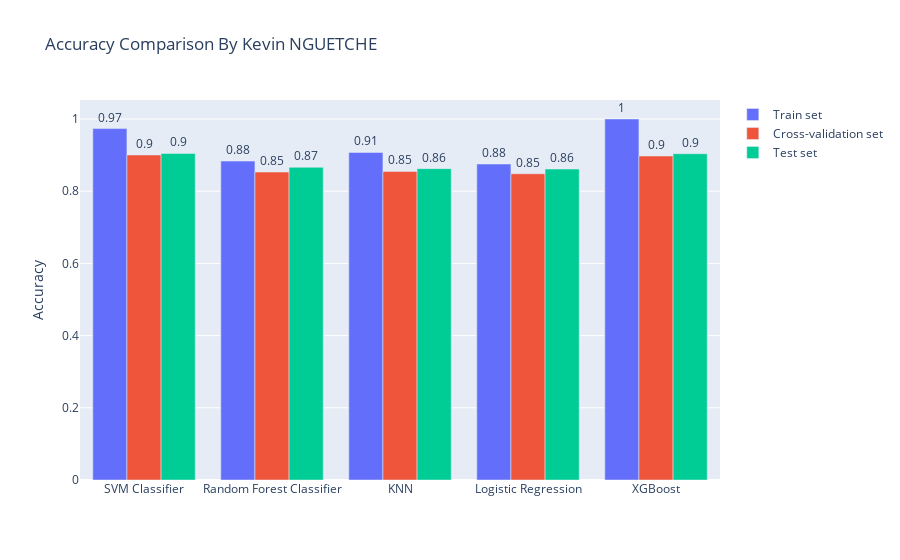

Write notebook code for a chart like this one.
### Code cell
# Schéma de comparaison

fig = go.Figure(data=[
    go.Bar(name='Train set', x=acc_combine['Model'], y=acc_combine['Accuracy_Tra'],text=np.round(acc_combine['Accuracy_Tra'],2),textposition='outside'),
    go.Bar(name='Cross-validation set', x=acc_combine['Model'], y=acc_combine['Accuracy_Val'],text=np.round(acc_combine['Accuracy_Val'],2),textposition='outside'),
    go.Bar(name='Test set', x=acc_combine['Model'], y=acc_combine['Accuracy_Test'],text=np.round(acc_combine['Accuracy_Test'],2),textposition='outside')
])

fig.update_layout(barmode='group',title_text='Accuracy Comparison By Kevin NGUETCHE',yaxis=dict(
        title='Accuracy'))
fig.show()

### Figure 1 — Plotly figure (JSON) as saved in the notebook; plotly's stock layout.template omitted (floating-point values rounded to 4 significant figures)
{"data": [{"name": "Train set", "text": [0.97, 0.88, 0.91, 0.88, 1], "textposition": "outside", "type": "bar", "x": ["SVM Classifier", "Random Forest Classifier", "KNN", "Logistic Regression", "XGBoost"], "y": [0.9734, 0.8834, 0.9074, 0.8752, 1]}, {"name": "Cross-validation set", "text": [0.9, 0.85, 0.85, 0.85, 0.9], "textposition": "outside", "type": "bar", "x": ["SVM Classifier", "Random Forest Classifier", "KNN", "Logistic Regression", "XGBoost"], "y": [0.9003, 0.8531, 0.8547, 0.8482, 0.8974]}, {"name": "Test set", "text": [0.9, 0.87, 0.86, 0.86, 0.9], "textposition": "outside", "type": "bar", "x": ["SVM Classifier", "Random Forest Classifier", "KNN", "Logistic Regression", "XGBoost"], "y": [0.9046, 0.8662, 0.8625, 0.8614, 0.9037]}], "layout": {"barmode": "group", "title": {"text": "Accuracy Comparison By Kevin NGUETCHE"}, "yaxis": {"title": {"text": "Accuracy"}}}}
